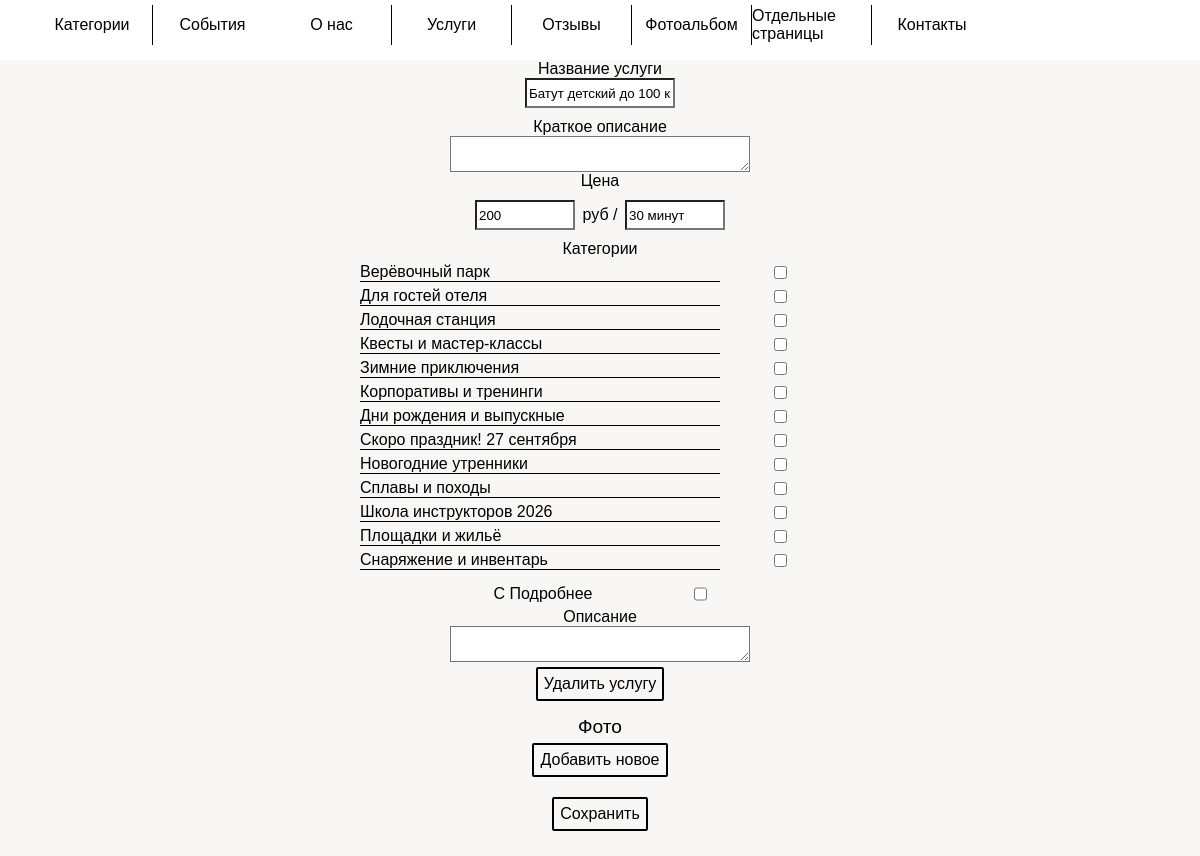
Page /admin_panel/service_test?service_id=45 (signed in) on the committed database.
### app/models.py (models this page shows, shortened)
class Service(db.Model):
    id = db.Column(db.Integer, primary_key=True, index=True, unique=True)
    name = db.Column(db.String(128))
    short_description = db.Column(db.String(512))  # краткое описание
    description = db.Column(db.Text)  # полное описание
    status = db.Column(db.BOOLEAN())  # отображение клиентам
    next = db.Column(db.BOOLEAN())  # есть ли переход на дальнейшую страницу
    categories = db.relationship("ServiceCategory", backref="service", lazy="dynamic")
    price = db.Column(db.String(8))
    time = db.Column(db.String(128))

class Category(db.Model):
    id = db.Column(db.Integer, primary_key=True, index=True, unique=True)
    name = db.Column(db.String(128))
    description = db.Column(db.Text)
    status = db.Column(db.BOOLEAN())  # отображение клиентам
    services = db.relationship("ServiceCategory", backref="category", lazy="dynamic")
    number = db.Column(db.Integer, index=True, default=30)
    types = db.relationship("CategoryType", backref="category", lazy="dynamic")

### app/admin_panel/routes.py (the view, shortened to what this page needs)
@bp.route("/service_test", methods=["GET", "POST"])
@login_required
def service_test():
    service_id = request.args.get("service_id")
    service = Service.query.filter_by(id=service_id).first()
    categories_all = Category.query.order_by(Category.number).all()
    try:
        files = listdir("app/static/images/service/{}".format(service_id))
    except:
        files = []
    categories_cheked = []
    for category in categories_all:
        if ServiceCategory.query.filter_by(
            service_id=service_id, category_id=category.id
        ).first():
            categories_cheked.insert(category.id, category.id)
        else:
            categories_cheked.insert(category.id, 0)
    categories_cheked = []
    for category in categories_all:
        if ServiceCategory.query.filter_by(
            service_id=service_id, category_id=category.id
        ).first():
            categories_cheked.append(category.id)
        else:
            categories_cheked.append(0)
    return render_template(
        "admin_panel/service.html",
        title="{}".format(service.name),
        files=files,
        categories=get_categories(),
        service=service,
        categories_checked=categories_cheked,
    )

### app/admin_panel/routes.py (called while the page is built)
@bp.after_request
def add_header(r):
    r.headers["Cache-Control"] = "no-cache, no-store, must-revalidate"
    r.headers["Pragma"] = "no-cache"
    r.headers["Expires"] = "1"
    r.headers["Cache-Control"] = "public, max-age=0"
    return r

### app/main/functions.py (called while the page is built)
def get_categories():
    return Category.query.order_by(Category.number).all()

### app/models.py (called while the page is built)
@login.user_loader
def load_user(id):
    return Admin.query.get(int(id))

### app/templates/admin_panel/service.html (shortened to what this page needs)
{% extends "admin_panel/base.html" %}
{% block scripts %}
    <link rel="stylesheet" href="{{ url_for('static', filename='slider.css') }}">
    <link rel="stylesheet" href="{{ url_for('static', filename='event/event.css') }}">
{% endblock %}
{% block app_content %}
    <div class="grid_panel">
        <div class="grid_block partners_map">
            <form method="POST" enctype="multipart/form-data" class="grid_block">
                <label for="title">Название услуги</label>
                <input type="text" name="title" id="title" class="little_input"
                       style="width: 150px; justify-content: left;"
                       value="{{ service.name }}">
                <label for="input_short_desc">Краткое описание</label>
                <textarea name="input_short_desc" id="input_short_desc" class="category_name"
                >{{ service.short_description|safe }}</textarea>
                <label for="input_price">Цена</label>
                <div class="grid_block_price">
                    <input type="text" name="input_price" id="input_price" class="little_input"
                           value="{{ service.price }}">
                    руб /
                    <input type="text" name="input_price_time" id="input_price_time" class="little_input"
                           value="{{ service.time }}">
                </div>
                <label for="select">Категории</label>
                <div class="grid_category">
                    {% set i = namespace(a=0) %}
                    {% for category in categories %}
                        <label for="category" class="label_1">{{ category.name }}</label>
                        <input type="checkbox" id="category" class="checkbox"
                               name={{ category.id }}  value={{ category.id }}
                                {{ "checked" if category.id == categories_checked[i.a] else "" }}>
                        {% set i.a = i.a + 1 %}
                    {% endfor %}
                </div>
                <div class="grid_checkbox">
                    <label for="checkbox_1">С Подробнее</label>
                    <input type="checkbox" id="checkbox_1" class="checkbox" name="checkbox" value="1" {{ "checked" if
                        service.next == 1 else "" }}/>
                </div>
                <label for="input_desc">Описание</label>
                <textarea name="input_desc" id="input_desc" class="category_name"
                >{{ service.description|safe }}</textarea>
                <div class="input__wrapper">
                    <label for="delete_service" class="input__file_button">
                        <span class="input__file_button_text_2">Удалить услугу</span>
                    </label>
                </div>
                <div class="title">Фото</div>
                <div class="grid_block_photo">
                    <div class="input__wrapper">
                        <label for="blank_file" class="input__file_button">
                            <span class="input__file_button_text_2">Добавить новое</span>
                        </label>
                    </div>
                </div>
                <div class="input__wrapper">
                    <label for="Submit" class="input__file_button">
                        <span class="input__file_button_text_2">Сохранить</span>
                    </label>
                </div>
            </form>
        </div>
    </div>
{% endblock %}

### app/static/main/main.css (style rules this page uses)
:root { --background-color: rgba(169, 191, 239, 0.15); --primary-color: #ffa300; --primary-font-size: 16px; --primary-font-family: Arial, sans-serif; --primary-content-width: 960px; --primary-content-height: 100px; --modal_window_time: none; --vw: none; --vh: none; }
html { box-sizing: border-box; -webkit-tap-highlight-color: rgba(0, 0, 0, 0); height: 100vh; }
*, *:before, *:after { box-sizing: inherit; }
* { appearance: none; -webkit-appearance: none; font-family: var(--primary-font-family); }
body { margin: 0; -webkit-text-size-adjust: none; background-color: rgba(209, 207, 188, 0.15); height: 100vh; }

### app/static/admin_panel.css (style rules this page uses)
.title { text-align: center; font-size: calc(var(--primary-font-size) * 1.2); }
.grid_panel { display: grid; grid-template-columns: min(95%, 960px); justify-content: center; }
.grid_block { display: grid; grid-template-columns: 100%; min-height: 100px; justify-items: center; align-items: center; }
.grid_block_photo { display: grid; grid-template-columns: 1fr; align-self: center; justify-content: center; }
.input__wrapper { display: flex; align-items: center; justify-content: center; margin: 5px 0 5px 0; }
.checkbox { -webkit-appearance: checkbox; margin: 0 auto; }
.category_name { display: flex; align-content: center; width: min(300px, 95%); padding: 2px; }
.little_input { display: flex; align-content: center; margin-bottom: 10px; width: 100px; height: 30px; }
.input__file_button { min-width: 80px; max-width: 200px; text-decoration: none; color: black; padding: 6px; border: 2px solid; border-radius: 2px; margin-bottom: 10px; text-align: center; }
.partners_map { border-radius: 5px; margin-bottom: 10px; }
.grid_checkbox { display: grid; grid-template-columns: 200px 1fr; padding: 5px; margin: auto; }
.grid_category { display: grid; min-width: 40vw; grid-template-columns: 75% 1fr; text-align: left; justify-content: left; margin-top: 5px; margin-bottom: 10px; grid-row-gap: 5px; align-items: center; }
.grid_block_price { display: grid; grid-template-columns: 100px 50px 100px; text-align: left; justify-items: center; align-items: baseline; min-width: 40px; margin-top: 10px; }
.label_1 { font-size: var(--primary-font-size); border-bottom: 1px solid; }

### app/static/slider.css (style rules this page uses)
:root { --primary-width: calc(100% / 1); --primary-flex: 0 0 calc(100% / 1); }

### rows in the picture
Service: title "Батут детский до 100 кг", input_price "200", input_price_time "30 минут"
Category: name "Верёвочный парк"
Category: name "Для гостей отеля"
Category: name "Лодочная станция"
Category: name "Квесты и мастер-классы"
Category: name "Зимние приключения"
Category: name "Корпоративы и тренинги"
Category: name "Дни рождения и выпускные"
Category: name "Скоро праздник! 27 сентября"
Category: name "Новогодние утренники"
Category: name "Сплавы и походы"
Category: name "Школа инструкторов 2026"
Category: name "Площадки и жильё"
Category: name "Снаряжение и инвентарь"
